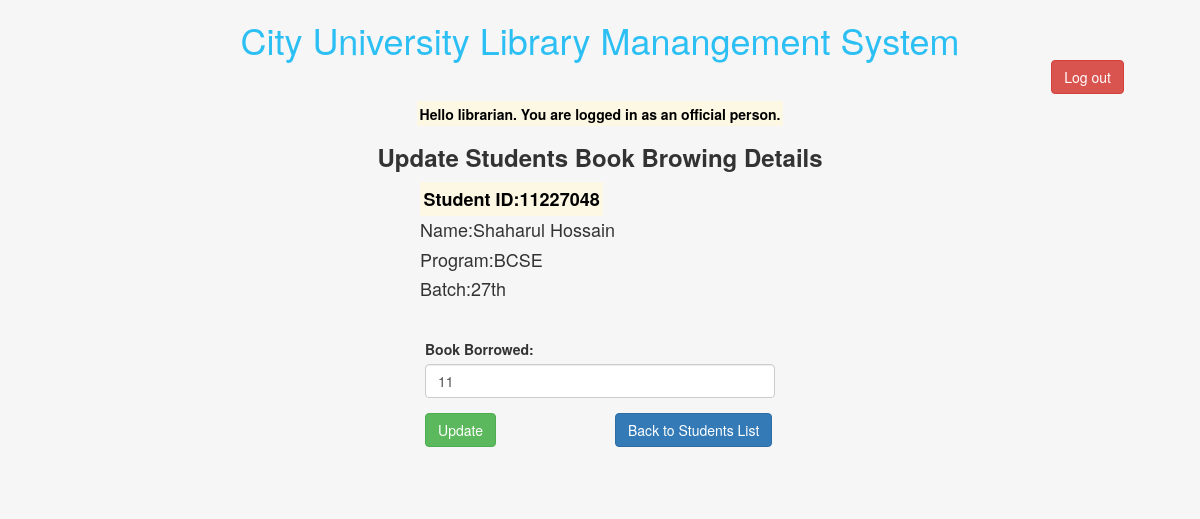
/student_update_brw_off.php?std_id=11227048 (signed in), run on the app's committed database.
### tables this page shows
CREATE TABLE IF NOT EXISTS `students` (
  `std_id` int(8) NOT NULL,
  `std_name` varchar(50) NOT NULL,
  `std_dob` date NOT NULL,
  `std_prog` varchar(10) NOT NULL,
  `std_batch` varchar(5) NOT NULL,
  `std_mob` varchar(11) NOT NULL,
  `std_mail` varchar(50) NOT NULL,
  `std_pass` varchar(16) NOT NULL,
  `book_browed` varchar(255) DEFAULT NULL
);

### student_update_brw_off.php (the view, shortened to what this page needs)
<?php require_once('Connections/lib_ss.php'); ?>
<html>
<head>
</head>
<link rel="stylesheet" href="css/bootstrap.css"/>
</head>
<div class="container">
<h1 style="text-align:center; color:#2CBFF4;">City University Library Manangement System
<div class="row">
<div class="col-md-2 col-md-offset-10">
    <a href="logout.php" class="btn btn-danger" role="button">Log out</a>  </h1>
</div>
<center><mark><strong>
<?php
if(isset($_SESSION["access_level"]) && $_SESSION["access_level"]==1){
	echo "Hello ".$_SESSION["id"].". You are logged in as an official person.<br/>";
	}
else{
	header("Location:index.php?err=2");
	}
    ?> </strong> </mark></center></div>
<?php
if (!function_exists("GetSQLValueString")) {
function GetSQLValueString($theValue, $theType, $theDefinedValue = "", $theNotDefinedValue = "")
{
  $theValue = function_exists("mysql_real_escape_string") ? mysql_real_escape_string($theValue) : mysql_escape_string($theValue);
  switch ($theType) {
    case "long":
    case "int":
      $theValue = ($theValue != "") ? intval($theValue) : "NULL";
      break;
  }
  return $theValue;
}
}
$editFormAction = $_SERVER['PHP_SELF'];
if (isset($_SERVER['QUERY_STRING'])) {
  $editFormAction .= "?" . htmlentities($_SERVER['QUERY_STRING']);
}
$colname_rsStudent = "-1";
if (isset($_GET['std_id'])) {
  $colname_rsStudent = $_GET['std_id'];
}
$query_rsStudent = sprintf("SELECT * FROM students WHERE std_id = %s", GetSQLValueString($colname_rsStudent, "int"));
$rsStudent = mysql_query($query_rsStudent, $lib_ss) or die(mysql_error());
$row_rsStudent = mysql_fetch_assoc($rsStudent);
?>
<div class="container">
<body>
 <center><p><strong><h3>Update Students Book Browing Details</h3></strong></p> </center>
  <div class="row">
	<div class="col-xs-12 col-md-4 col-md-offset-4">
<h4><strong><mark>Student ID:<?php echo $row_rsStudent['std_id']; ?></mark></strong></h4>
<h4>Name:<?php echo $row_rsStudent['std_name']; ?></h4>
<h4>Program:<?php echo $row_rsStudent['std_prog']; ?></h4>
<h4>Batch:<?php echo $row_rsStudent['std_batch']; ?></h4>
</div>
</div>
<p>&nbsp;</p>
<div class="col-xs-12 col-md-4 col-md-offset-4">
<form action="<?php echo $editFormAction; ?>" method="post" name="form1" id="form1" data-toggle="validator">
<div class="form-group">
    <label for="exampleInputEmail1">Book Borrowed:</label>
    <input type="text" class="form-control" id="exampleInputEmail1" name="book_browed" value="<?php echo htmlentities($row_rsStudent['book_browed'], ENT_COMPAT, 'utf-8'); ?>" required>
  </div>
 <div class="row">
    <div class="col-md-2 col-md-offset-0">
<input class="btn btn-success" type="submit"  name="submitBtn" id="submitBtn" value="Update" />
        </div>
<div class="col-md-2 col-md-offset-4">
    <a href="student_index_off.php" class="btn btn-primary" role="button">Back to Students List</a>
    </div>
</div>
</form>
<p>&nbsp;</p>
</div>
</body>
</div>
</html>

### student_update_brw_off.php (style rules this page uses)
body { background-color: #F6f6f6; }

### data on the page
students: std_id "11227048", std_name "Shaharul Hossain", std_prog "BCSE", std_batch "27th", book_browed "11"

### other printed values
$_SESSION["id"] "librarian"
